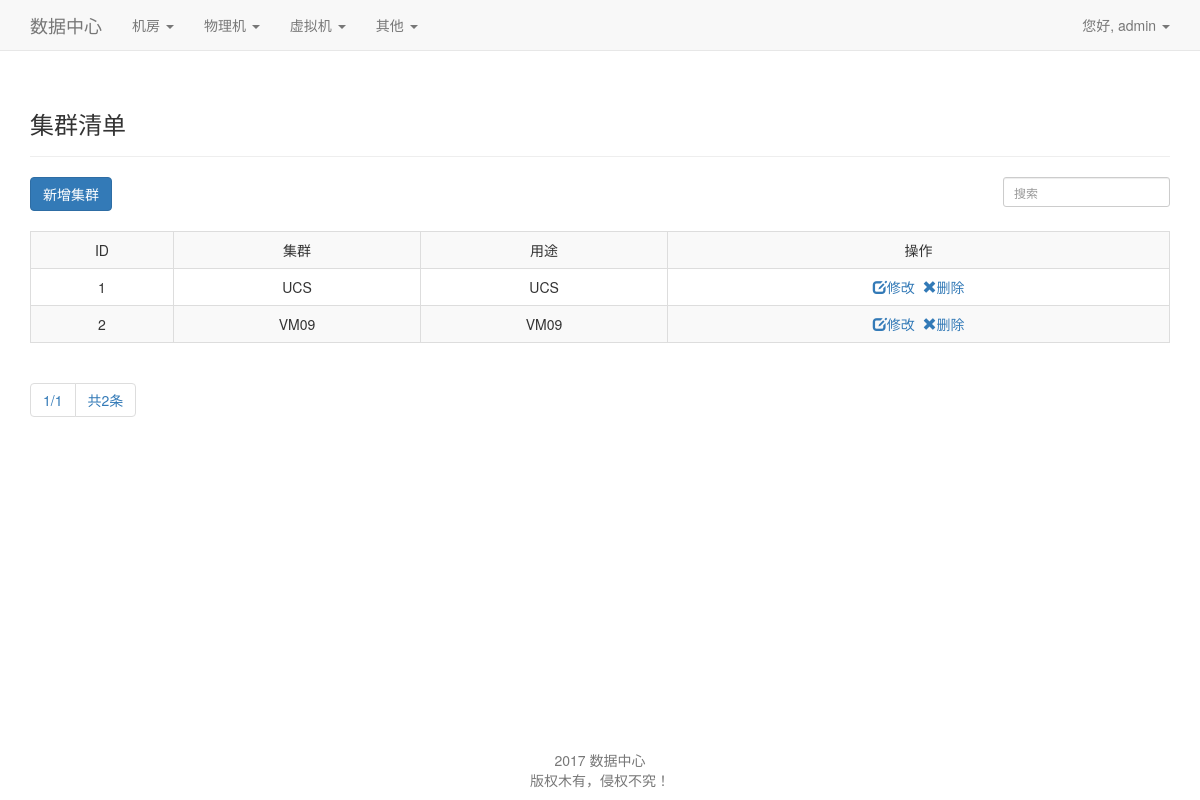
Page /vm_cluster_items/ (signed in) on the committed database.
### yto_cmdb/models.py (models this page shows, shortened)
class vm_cluster(models.Model):
    vm_cluster_name=models.CharField(max_length=200)
    other=models.CharField(max_length=200)
    date_added = models.DateTimeField(auto_now_add=True)

### yto_cmdb/views.py (the view)
# urls.py: url(r'^vm_cluster_items/$', views.vm_cluster_list, name='vm_cluster_items'),
@permission_required('yto_cmdb.delete_vm_cluster', 'yto_cmdb.add_vm_cluster','yto_cmdb.change_vm_cluster')
@login_required()
def vm_cluster_list(request):
    cmdb_list = vm_cluster.objects.all().order_by('date_added')
    nums = len(cmdb_list)
    paginator = Paginator(cmdb_list, 10)
    page = request.GET.get('page')
    try:
        content = paginator.page(page)
    except PageNotAnInteger:
        content = paginator.page(1)
    except EmptyPage:
        content = paginator.page(paginator.num_pages)
    contents = {'topics': content, 'nums': nums}
    return render(request, 'yto_cmdb/vm_cluster/items.html', contents)

### yto_cmdb/templates/yto_cmdb/vm_cluster/items.html (shortened to what this page needs)
{% extends "yto_cmdb/base.html" %}
{% load bootstrap3 %}
{% block header %}
    <h3>集群清单</h3>
{% endblock %}
{% block content %}
    <form method="get" action="{% url 'yto_cmdb:vm_cluster_search' %}" class="form-inline">
        <div class="form-group">
            <input value="新增集群" type="button" class="btn btn-primary"
                   onclick="location.href='{% url "yto_cmdb:vm_cluster_new" %}'"/>
        </div>
        <div class="form-group-sm" style="float: right">
            <input type="text" name="keyword" class="form-control" placeholder="搜索" required>
        </div>
    </form>
    <br>
    <div class="table-responsive">
        <table class="table table-striped table-bordered table-hover table-responsive ">
            <tr>
                <td style="text-align:center">ID</td>
                <td style="text-align:center">集群</td>
                <td style="text-align:center">用途</td>
                <td style="text-align:center">操作</td>
            </tr>
            {% for topic in topics %}
                <tr>
                    <td style="text-align:center">{{ topic.id }}</td>
                    <td style="text-align:center">{{ topic.vm_cluster_name }}</td>
                    <td style="text-align:center">{{ topic.other }}</td>
                    <td style="text-align:center"><a href="{% url 'yto_cmdb:vm_cluster_edit' topic.id %}"><span
                            class="glyphicon glyphicon-edit"></span>修改</a>&nbsp;
                <a href="javascript:if(confirm('删除本条目会自动删除与其相关联的所有记录，确实要删除吗?'))location= '{% url "yto_cmdb:vm_cluster_delete" topic.id %}'"><span
                            class="glyphicon glyphicon-remove"></span>删除</a></td>
                </tr>
            {% endfor %}
        </table>
    </div>
    <nav aria-label="Page navigation">
        <ul class="pagination">
            {% if topics.number %}
                <li><span aria-hidden="true">{{ topics.number }}/{{ topics.paginator.num_pages }}</span></li>
                <li><span aria-hidden="true">共{{ nums }}条</span></li>
            {% endif %}
        </ul>
    </nav>
{% endblock %}

### yto_cmdb/templates/yto_cmdb/base.html (shortened to what this page needs)
{% load bootstrap3 %}
<!DOCTYPE html>
<html lang="en">
<head>
    {% bootstrap_css %}
</head>
<body>
<nav class="navbar navbar-default navbar-static-top">
    <div class="container">
        <div class="navbar-header">
            <a class="navbar-brand" href="{% url 'yto_cmdb:index' %}">数据中心</a>
        </div>
        <div id="navbar" class="navbar-collapse collapse">
            {% if perms.yto_cmdb %}
                <ul class="nav navbar-nav">
                <li class="dropdown">
                    <a href="#" class="dropdown-toggle" data-toggle="dropdown">
                        机房
                        <b class="caret"></b>
                    </a>
                </li>
                <li class="dropdown">
                    <a href="#" class="dropdown-toggle" data-toggle="dropdown">
                        物理机
                        <b class="caret"></b>
                    </a>
                </li>
                <li class="dropdown">
                    <a href="#" class="dropdown-toggle" data-toggle="dropdown">
                        虚拟机
                        <b class="caret"></b>
                    </a>
                </li>
                <li class="dropdown">
                    <a href="#" class="dropdown-toggle" data-toggle="dropdown">
                        其他
                        <b class="caret"></b>
                    </a>
                </li>
            {% endif %}
            </ul>
            <ul class="nav navbar-nav navbar-right ">
                {% if user.is_authenticated %}
                    <li class="dropdown">
                        <a href="#" class="dropdown-toggle" data-toggle="dropdown">
                            您好, {{ user.username }}
                            <b class="caret"></b>
                        </a>
                    </li>
                {% else %}
                    <li><a href="{% url 'users:register' %}">注册</a></li>
                    <li><a href="{% url 'users:login' %}">登陆</a></li> {% endif %}
            </ul>
        </div>
    </div>
</nav>
<div class="container">
    <div class="page-header">
        {% block header %}{% endblock header %}
    </div>
    <div>
        {% block content %}{% endblock content %}
    </div>
</div>
<div id="footer" class="container">
    <nav class="navbar navbar-fixed-bottom">
        <p class="text-muted credit" align="center">
            2017 数据中心<br>
            版权木有，侵权不究！
        </p>
    </nav>
</div>
</body>
</html>

### yto_cmdb/templates/yto_cmdb/vm_cluster/items.html (style rules this page uses)
td { white-space: nowrap; }

### rows in the picture
vm_cluster: id "1", vm_cluster_name "UCS", other "UCS"
vm_cluster: id "2", vm_cluster_name "VM09", other "VM09"

### other values in the picture
{{ user.username }} "admin"
{{ topics.number }} "1"
{{ topics.paginator.num_pages }} "1"
{{ nums }} "2"
